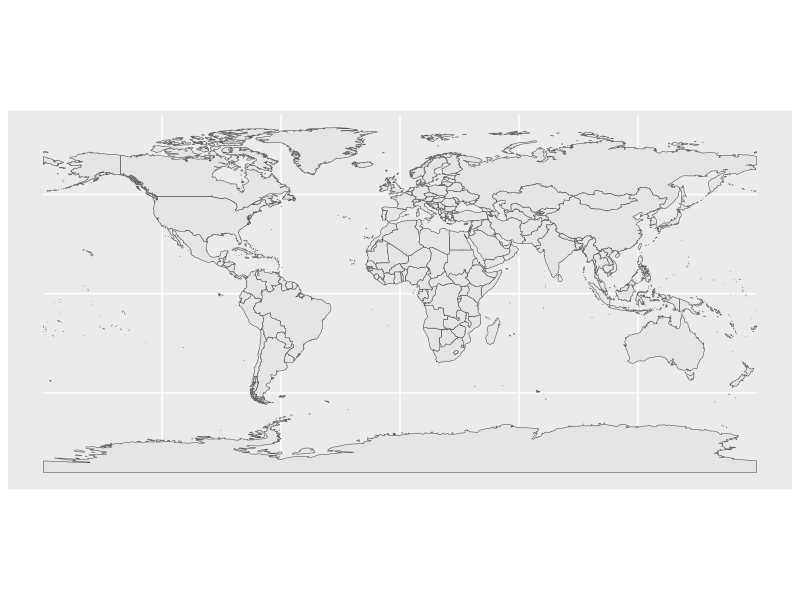
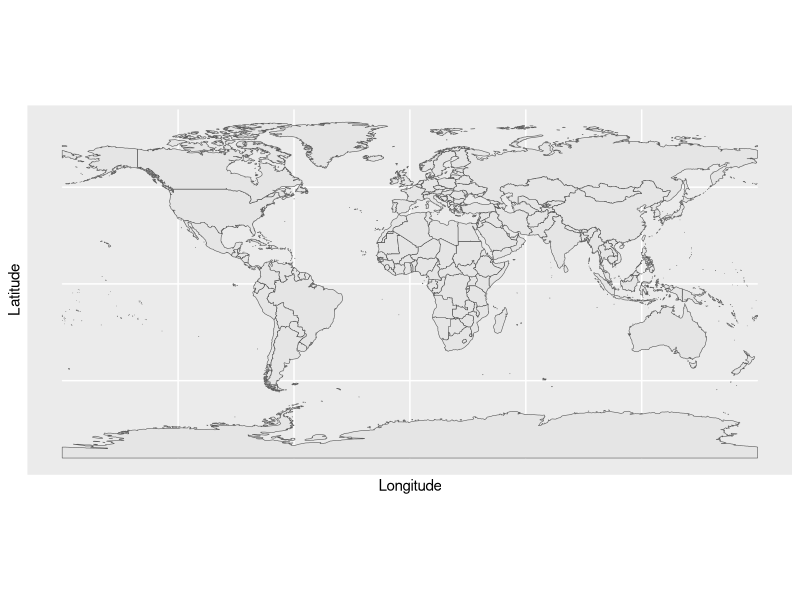
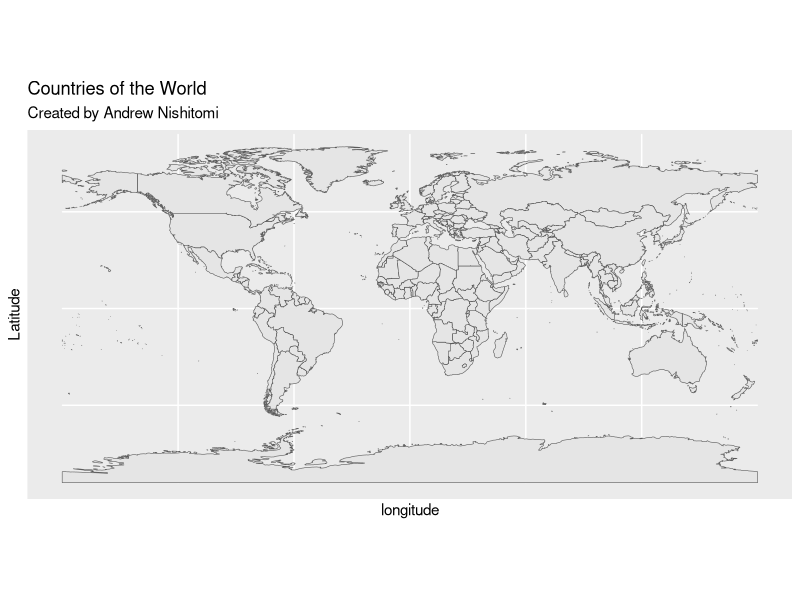
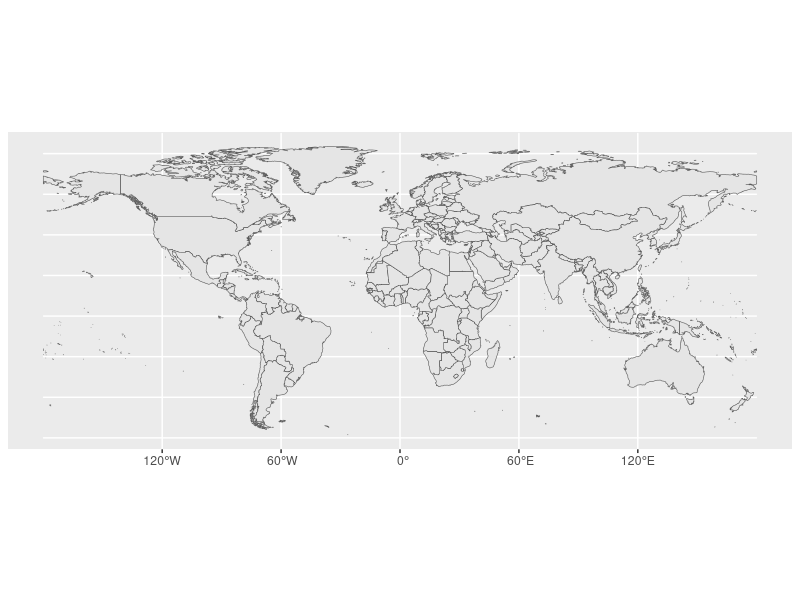
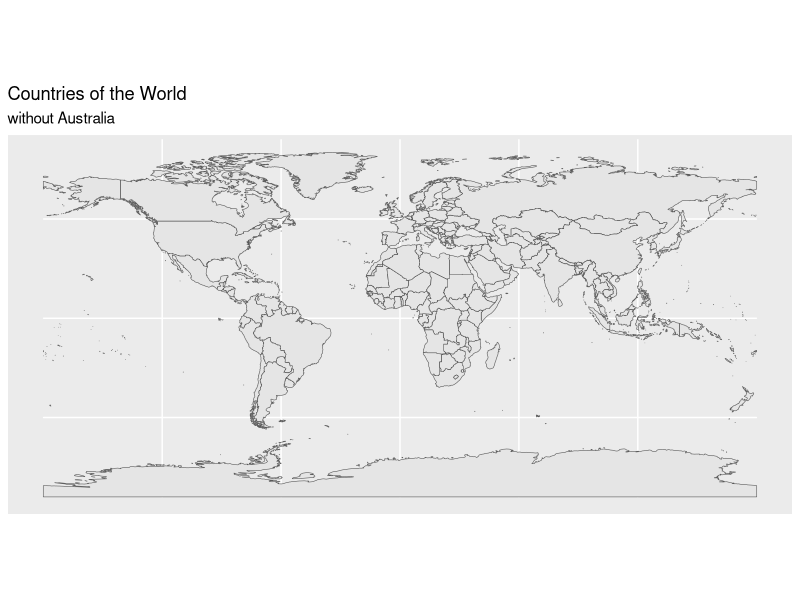
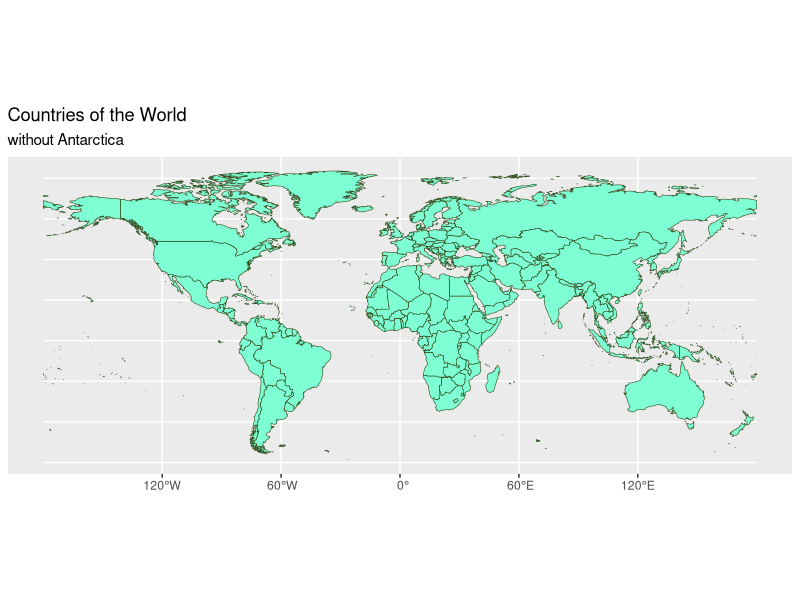
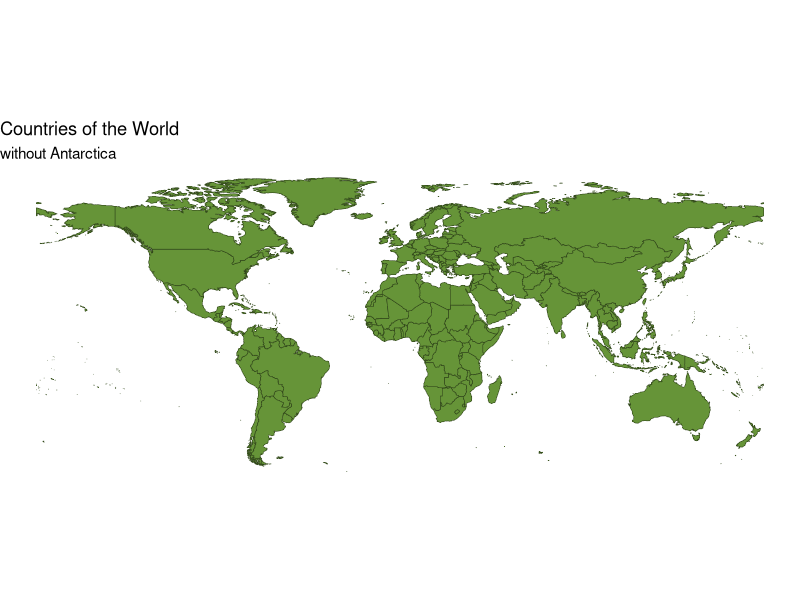
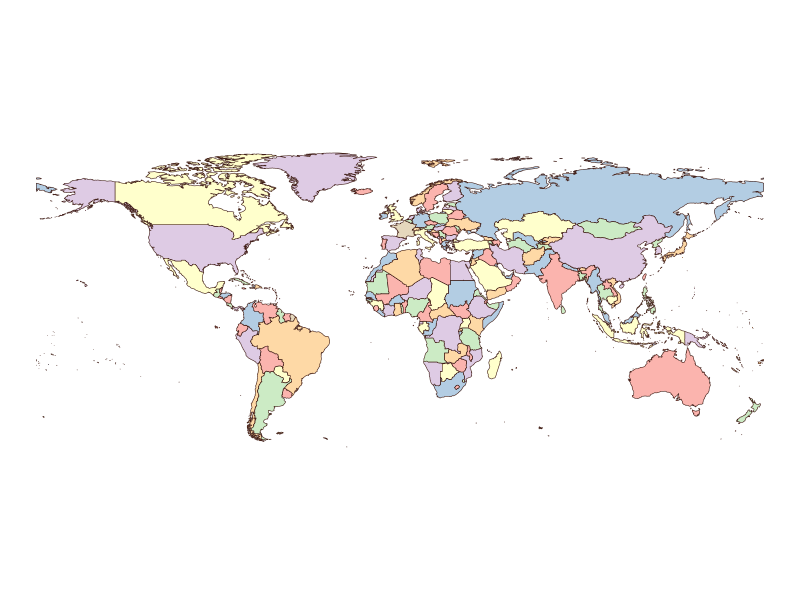

These charts were generated, in order, by the following R code:
## ---- chunk 1
library(tidyverse)
library(sf)
library(rnaturalearth)
library(rnaturalearthdata)
## ---- chunk 2
world <- ne_countries(scale = "medium", returnclass = "sf")
class(world)
## ---- chunk 3
ggplot(data = world) +
  geom_sf()
## ---- chunk 4
ggplot(data = world) +
  geom_sf() +
  labs(x = "Longitude", y = "Latitude")
## ---- chunk 5
ggplot(data = world) +
  geom_sf() +
  ggtitle("Countries of the World", subtitle = "Created by Andrew Nishitomi") +
  labs(x = "longitude", y = "Latitude")
## ---- chunk 6
world_without_antarctica <- world %>% 
  filter(iso_a3 != "ATA")
## ---- chunk 7
ggplot() + 
  geom_sf(data = world_without_antarctica)
## ---- chunk 8
world_without_australia <- world %>% 
  filter(iso_a3 != "AUS")
## ---- chunk 9
ggplot() + 
  geom_sf(data = world_without_australia) +
    ggtitle("Countries of the World", subtitle = "without Australia")
## ---- chunk 10
ggplot() + 
  geom_sf(data = world_without_antarctica, 
          fill = "#7fffd4", color = "#32481B", size = 0.25) +
  ggtitle("Countries of the World", subtitle = "without Antarctica")
## ---- chunk 11
ggplot() + 
  geom_sf(data = world_without_antarctica, 
          fill = "#669438", color = "#32481B", size = 0.25) +
  ggtitle("Countries of the World", subtitle = "without Antarctica")+
  theme_void()
## ---- chunk 12
ggplot() + 
  geom_sf(data = world_without_antarctica, 
          aes(fill = as.factor(mapcolor7)),
          color = "#401D16", size = 0.25) +
  scale_fill_brewer(palette = "Pastel1") +
  guides(fill = "none") +
  theme_void()
## ---- chunk 13
st_crs(world_without_antarctica)
## ---- chunk 14
ggplot() + 
  geom_sf(data = world_without_antarctica, 
          fill = "#669438", color = "#32481B", size = 0.25) +
  coord_sf(crs = st_crs("ESRI:54030")) +  # Robinson
  # Or use the name instead of the number
  # coord_sf(crs = "+proj=robin")
  ggtitle("Countries of the World", subtitle = "Robinson Projection")+
  theme_void()
## ---- chunk 15
ggplot(data = world) +
  geom_sf(fill = "#669438", color = "#32481B", size = 0.25) +
    coord_sf(crs = "+proj=ortho +lat_0=21 +lon_0=-158 ") +
  ggtitle("Ewa Beach, HI as the Center of the World", subtitle = "Orthographic Azimuthal")+
  theme_void()
